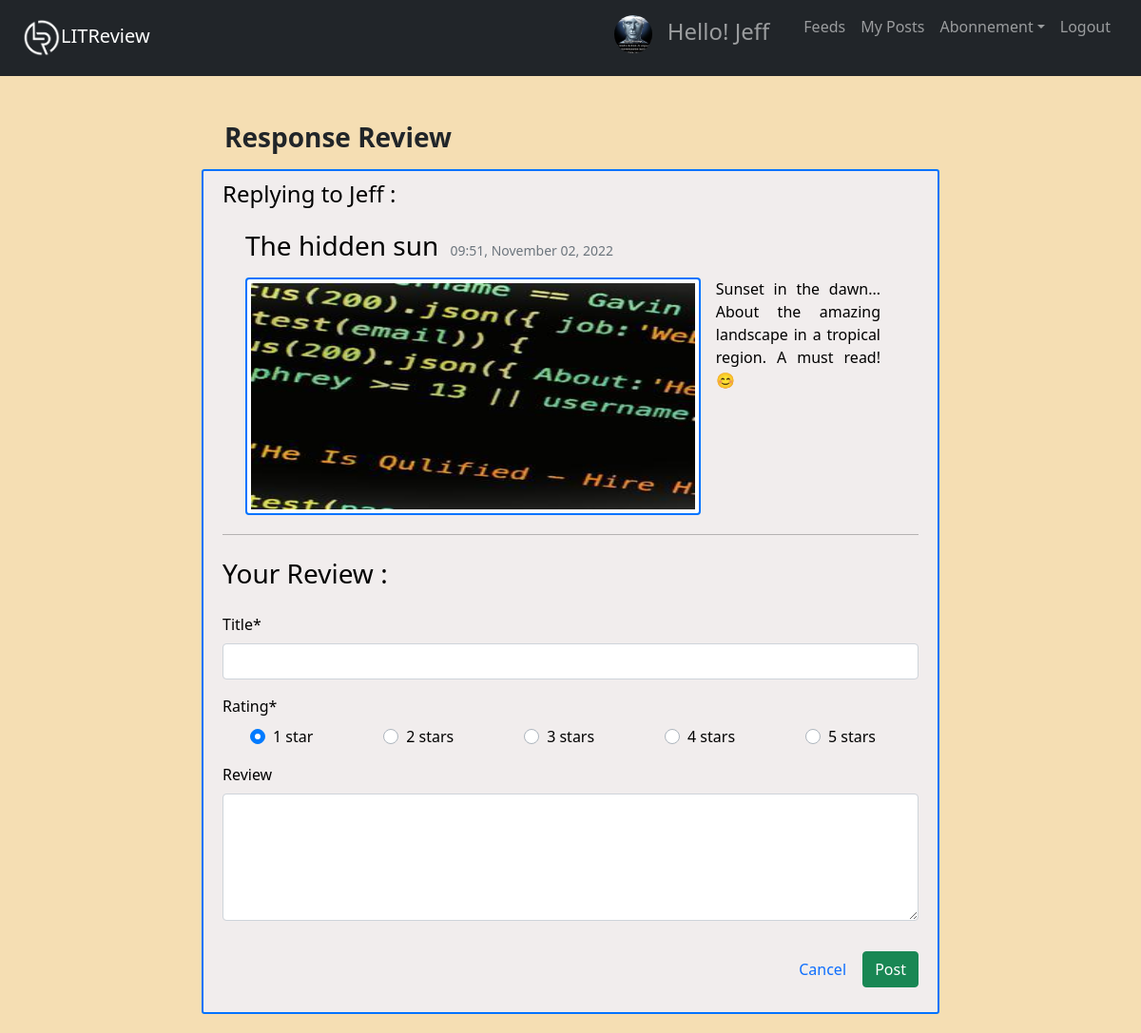
The page /review/reply/14 (signed in) on the database as committed earlier.
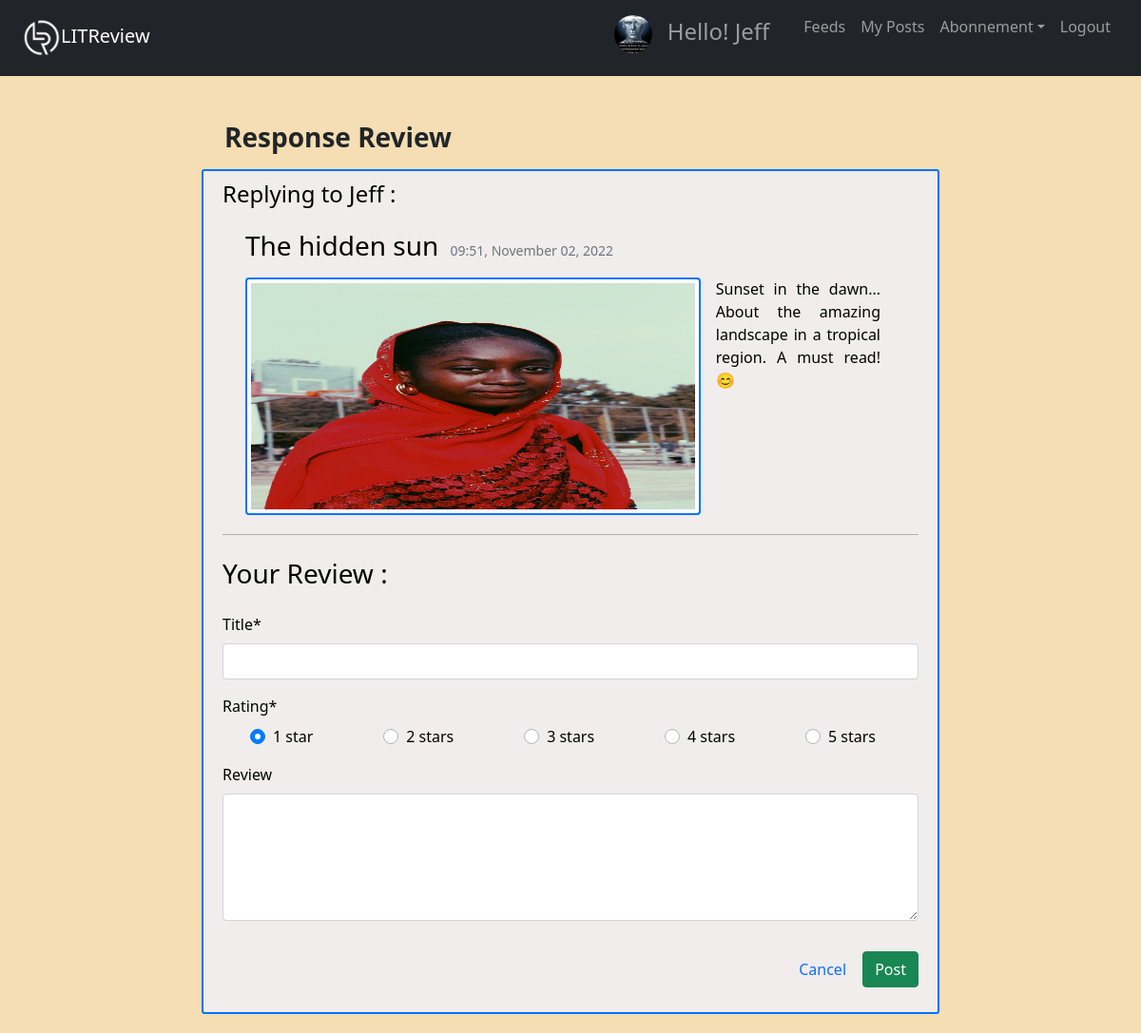
The same page on the database as committed later.
### users/models.py (models this page shows, shortened)
class UserProfile(models.Model):
    user = models.OneToOneField(User, on_delete=models.CASCADE)
    image = models.ImageField(default="default.jpg", upload_to="profile_pics")

### feeds/models.py (models this page shows, shortened)
class Ticket(models.Model):
    title = models.CharField(max_length=128)
    description = models.TextField(max_length=2048, blank=True)
    user = models.ForeignKey(to=settings.AUTH_USER_MODEL, on_delete=models.CASCADE)
    time_created = models.DateTimeField(default=timezone.now)
    image = models.ImageField(blank=True, null=True, upload_to="reviews_img")
    if image is True:
        def save(self, *args, **kwargs):
            super().save()
            img = ImageOps.contain(Image.open(self.image.path), (200, 200), method=3)
            img.save(self.image.path)

### feeds/views.py (the view)
# urls.py: path("review/reply/<int:pk>", d_views.review_reply, name="review-reply"),
@login_required
def review_reply(request, pk):
    ticket = get_object_or_404(Ticket, id=pk)
    if request.method == "POST":
        r_form = ReviewForm(request.POST)
        if r_form.is_valid():
            Review.objects.create(
                ticket=ticket,
                user=request.user,
                headline=request.POST["headline"],
                rating=request.POST["rating"],
                body=request.POST["body"],
            )
            messages.success(request, f"You have responded to {ticket.user}'s '{ticket.title}'!")
            return redirect("feeds-home")
    else:
        r_form = ReviewForm()
    context = {"r_form": r_form, "post": ticket, "title": "Response Review"}
    return render(request, "feeds/create_review.html", context)

### feeds/forms.py
class ReviewForm(forms.ModelForm):
    headline = forms.CharField(label="Title", max_length=128, widget=forms.TextInput())
    rating = forms.ChoiceField(
        initial=1,
        label="Rating",
        widget=forms.RadioSelect(),
        choices=(
            (1, "1 star"),
            (2, "2 stars"),
            (3, "3 stars"),
            (4, "4 stars"),
            (5, "5 stars"),
        ),
    )
    body = forms.CharField(
        label="Review", max_length=8192, widget=forms.Textarea(), required=False
    )
    class Meta:
        model = Review
        fields = ["headline", "rating", "body"]
    helper = FormHelper()
    helper.form_class = "form-group"
    helper.layout = Layout(
        Field("headline"),
        InlineRadios("rating", style="display: flex; justify-content: space-around;"),
        Field("body", rows="5"),
    )

### feeds/templates/feeds/create_review.html (shortened to what this page needs)
{% extends "feeds/base.html" %}
{% load crispy_forms_tags %}
{% block content %}
  <div class="container">
    <div class="row mb-2">
      <h3 class="col-8 py-2 mb-0 font-weight-bold">{{ title }}</h3>
    </div>
  </div>
  <div class="content-section">
    <form method="POST" enctype='multipart/form-data'>
      <fieldset class="form-group">
        {% if request.get_full_path == "/create-review/ticket-review/" %}
          <h3 class="mb-4">Book</h3>
          {{ t_form|crispy }}
        {% else %}
          <h4 class="mb-4">Replying to {{ post.user }} :</h4>
          <article class="media ml-4 mr-4">
            <div class="media-body">
              <h3 class="mt-0 d-inline">{{ post.title }}</h3>
              <small class="text-muted ml-2">{{ post.time_created|date:"H:i, F d, Y" }}</small>
              <div class="ticket-description">
                {% if post.image %}
                  <img class="img-thumbnail float-left mb-1 mr-3" src="{{ post.image.url }}"
                        alt="{{ post.title }}">
                {% endif %}
                <p class="article-content text-justify mt-3 mr-3">{{ post.description }}</p>
              </div>
            </div>
          </article>
        {% endif %}
        <hr class="mb-4">
        <h3 class="mb-4">Your Review :</h3>
        {% crispy r_form %}
        <div class="float-right mt-3">
          <a class="btn btn-link text-decoration-none" href="{% url 'feeds-home' %}">Cancel</a>
          <button class="btn btn-success" type="submit">Post</button>
        </div>
      </fieldset>
    </form>
</div>
{% endblock content %}

### feeds/templates/feeds/base.html (shortened to what this page needs)
<!DOCTYPE html>
{% load static %}
<html>
<head>
    <link rel="stylesheet" type="text/css" href="{% static 'feeds/css/styles.css'%}?1510690221335">
    <link rel="stylesheet" href="https://cdn.jsdelivr.net/npm/bootstrap@4.3.1/dist/css/bootstrap.min.css" integrity="sha384-
         ggOyR0iXCbMQv3Xipma34MD+dH/1fQ784/j6cY/iJTQUOhcWr7x9JvoRxT2MZw1T">
    <link href="https://cdn.jsdelivr.net/npm/bootstrap@5.0.1/dist/css/bootstrap.min.css" rel="stylesheet">
    <link rel="stylesheet" href="https://cdn.jsdelivr.net/npm/bootstrap-icons@1.7.2/font/bootstrap-icons.css">
</head>
<body>
    <header class="site-header">
    <div id="content", name="content", class="main">
        <div class="row justify-content-center">
            <nav class="navbar navbar-expand-sm bg-dark navbar-dark">
                <div class="container-fluid">
                    <a class="navbar-brand" href=""><img src="{% static 'feeds/img/logo_LITReview.png' %}" width="40" height="40" alt="LITReview logo">LITReview</a>
                    {% if user.is_authenticated%}
                        <div class="collapse navbar-collapse" id="collapsibleNavbar">
                            <ul class="navbar-nav ms-auto">
                                <li class="nav-item">
                                    <h4 class="nav-link hello-msg"><img class="rounded-circle msg-img" src="{{ user.userprofile.image.url }}"/> Hello! {{ user.username}} </h4>
                                </li>
                                <li class="nav-item">
                                    <a class="nav-link" href="{% url 'feeds-home' %}">Feeds</a>
                                </li>
                                <li class="nav-item">
                                    <a class="nav-link" href="{% url 'my-posts' %}">My Posts</a>
                                </li>
                                <li class="nav-item dropdown">
                                    <a class="nav-link dropdown-toggle" href="#" role="button" data-bs-toggle="dropdown">Abonnement</a>
                                </li>
                                <li class="nav-item">
                                    <a class="nav-link" href="/logout">Logout</a>
                                </li>
                            </ul>
                    {% endif %}
                </div>
            </nav>
          </div>
        </header>
        <div id="content", name="content", class="main">
            <div class="row justify-content-center">
                <div class="col-4">
                    {% block content %}
                    {% endblock content %}
                </div>
            </div>
        </div>
</body>
</html>

### feeds/static/feeds/css/styles.css (style rules this page uses)
body, html { margin: 0; padding: 0; height: 100%; background: wheat !important; }
.col-4 { width: 800px !important; }
.col-8 { margin-top: 40px !important; }
.form-group { color: black; }
.msg-img { width: 40px !important; margin-right: 10px; }
.hello-msg { margin-right: 20px; }
.site-header { color: #ffffff; }
.content-section { background: rgb(241, 237, 237); padding: 10px 20px; border: 2px solid rgb(0, 115, 255); border-radius: 3px; margin-bottom: 20px; }
.article-content { white-space: pre-line !important; text-align: left !important; word-spacing: normal !important; }
.img-thumbnail { height: 250px !important; width: 70%; object-fit: fill; border: 2px solid rgb(0, 115, 255) !important; }

Rows that differ between the two databases and show on the page:
changed Ticket "The hidden sun": image: a different picture
